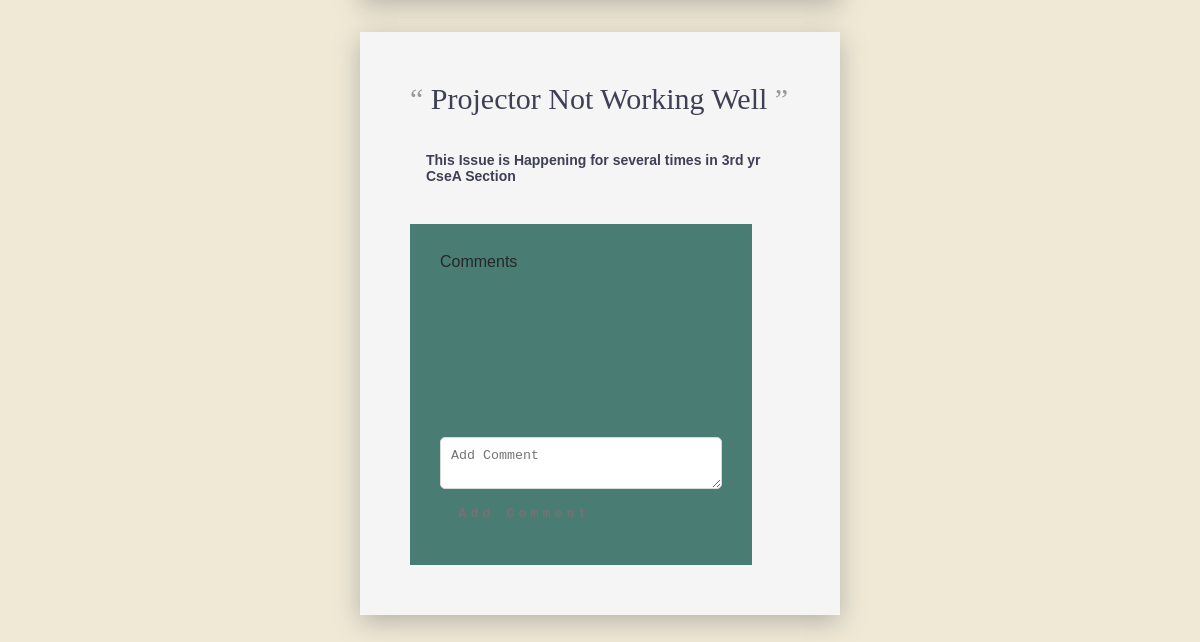
The page /issuecentral/ (lower part) on the database as committed earlier.
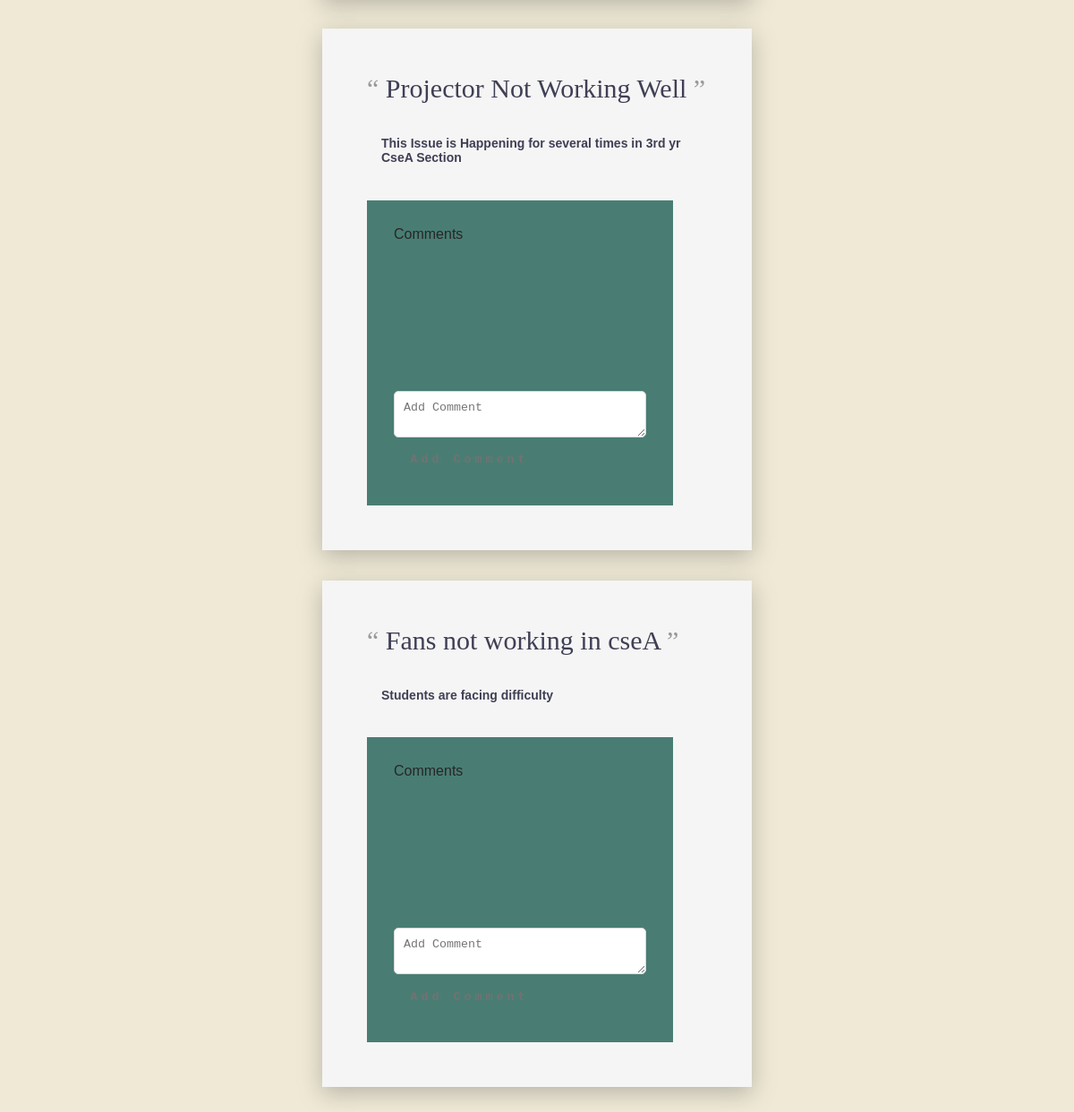
The same page on the database as committed later.
### wordleapp/models.py (models this page shows, shortened)
class Issue1(models.Model):
    issue_name = models.CharField(max_length=255)
    issue_descr = models.CharField(max_length=255)
    comment1 = models.CharField(max_length=255)
    comment2 = models.CharField(max_length=255)
    comment3 = models.CharField(max_length=255)
    comment4 = models.CharField(max_length=255)
    comment5 = models.CharField(max_length=255)

### wordleapp/views.py (the view)
# urls.py: path('issuecentral/', views.issue_central, name='issue_central'),
def issue_central(request):
    if request.method == 'POST':
        issue_name = request.POST.get('issue_name')
        issue_descr = request.POST.get('issue_descr')
        issue = Issue1(issue_name=issue_name, issue_descr=issue_descr)
        issue.save()
    issues = Issue1.objects.all()
    return render(request, "wordleapp/issue_central.html", {'issues' : issues})

### wordleapp/templates/wordleapp/issue_central.html (shortened to what this page needs)
<!DOCTYPE html>
<html lang="en">
  <head>
    {% load static %}
    <link rel="stylesheet" href="../../static/wordleapp/issuecentral.css" />
  <link rel="stylesheet" href="https://cdnjs.cloudflare.com/ajax/libs/font-awesome/6.5.1/css/all.min.css">
</head>
  <body>
    <div style="display:flex; flex-direction: column; justify-content: space-between; align-items: center; margin:3%; z-index: -1;">
    {% for issue in issues %}
    <main class="l-card">
        <section class="l-card__text">
            <p>
                {{ issue.issue_name }}
            </p>
        </section>
        <section class="l-card__user">
            <div class="l-card__userInfo">
                <span>{{ issue.issue_descr }}</span>
            </div>
        </section>
        <br>
        <br>
        <div class="containerc" style="width: 90%;">
            <div class="comments-section">
                <div class="row">
                    <div class="comment-post">
                        <p>Comments </p>
                        <div class="col-xs-9">
                            <br>
                            <p class="comment-content">{{ issue.comment1 }}</p>
                        </div>
                    </div>
                    <div class="comment-post">
                        <div class="col-xs-9">
                            <p class="comment-content">{{ issue.comment2 }}</p>
                        </div>
                    </div>
                    <div class="comment-post">
                        <div class="col-xs-9">
                            <p class="comment-content">{{ issue.comment3 }}</p>
                        </div>
                    </div>
                    <div class="comment-post">
                        <div class="col-xs-9">
                            <p class="comment-content">{{ issue.comment4 }}</p>
                        </div>
                    </div>
                    <div class="comment-post">
                        <div class="col-xs-9">
                            <p class="comment-content">{{ issue.comment5 }}</p>
                        </div>
                    </div>
                    <div class="comment-add">
                        <div class="col-xs-12">
                            <form action="{% url 'process_comment' %}" method='post'>
                            <textarea name="comment" placeholder="Add Comment"></textarea>
                            <button class="btn btn-default pull-right" type="submit">Add Comment</button></form>
                        </div>
                    </div>
                </div>
            </div>
        </div>
    </main>
    {% endfor %}
</div>
    </body>
</html>

Rows that differ between the two databases and show on the page:
added Issue1: issue_name "Fans not working in cseA", issue_descr "Students are facing difficulty"
